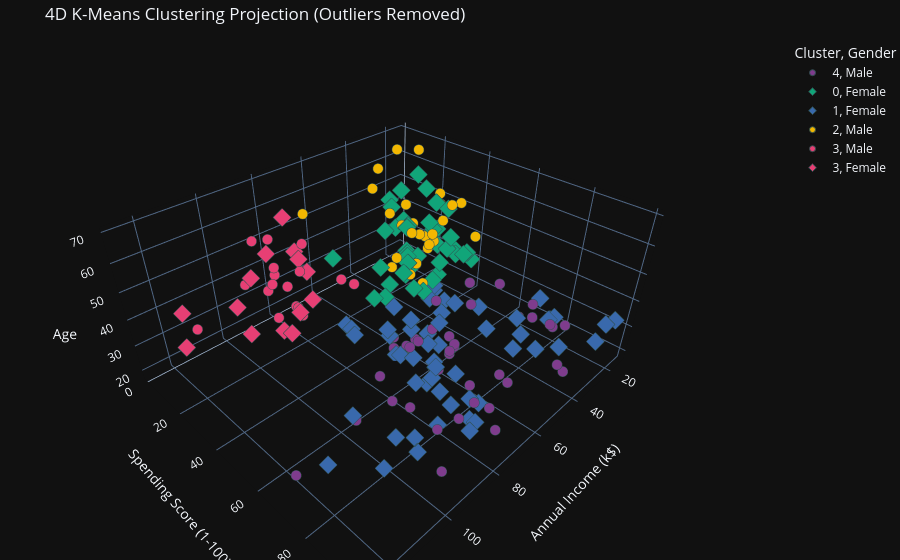

The code cell stored with this chart in its notebook:
### Markdown cell above
# IMPORTANT NOTE

Since we removed the ID because its irrilevent the dataset became 4 dimensions

 a 2D scatter plot results in spatial overlap that misrepresents the actual $L_2$ distance between points. To accurately inspect this in your notebook, we must project the results into an interactive 3D space.

### Code cell
# Map the 3 continuous variables to the X, Y, and Z spatial axes.
# Map the Cluster assignment to the Color dimension.
# Map the discrete Gender variable to the Marker Symbol dimension.

fig = px.scatter_3d(
    df_pruned,
    x='Annual Income (k$)',
    y='Spending Score (1-100)',
    z='Age',
    color='Cluster',
    symbol='Gender', # Visually differentiates binary gender matrix
    hover_data=['Gender', 'Age', 'Annual Income (k$)', 'Spending Score (1-100)'],
    title='4D K-Means Clustering Projection (Outliers Removed)',
    template='plotly_dark',
    color_discrete_sequence=px.colors.qualitative.Bold
)

# Constrain the marker geometry for spatial clarity
fig.update_traces(marker=dict(size=6, line=dict(width=1, color='DarkSlateGrey')))
fig.update_layout(margin=dict(l=0, r=0, b=0, t=40))

# Render the interactive dashboard in the Jupyter cell
fig.show()

### Figure 1 — Plotly figure (JSON) as saved in the notebook; plotly's stock layout.template omitted (floating-point values rounded to 4 significant figures)
{"data": [{"customdata": [["Male"], ["Male"], ["Male"], ["Male"], ["Male"], ["Male"], ["Male"], ["Male"], ["Male"], ["Male"], ["Male"], ["Male"], ["Male"], ["Male"], ["Male"], ["Male"], ["Male"], ["Male"], ["Male"], ["Male"], ["Male"], ["Male"], ["Male"], ["Male"], ["Male"], ["Male"], ["Male"], ["Male"], ["Male"], ["Male"], ["Male"], ["Male"], ["Male"], ["Male"], ["Male"], ["Male"], ["Male"], ["Male"], ["Male"], ["Male"]], "hovertemplate": "Cluster=4<br>Gender=%{customdata[0]}<br>Annual Income (k$)=%{x}<br>Spending Score (1-100)=%{y}<br>Age=%{z}<extra></extra>", "legendgroup": "4, Male", "marker": {"color": "rgb(127, 60, 141)", "line": {"color": "DarkSlateGrey", "width": 1}, "size": 6, "symbol": "circle"}, "mode": "markers", "name": "4, Male", "scene": "scene", "showlegend": true, "type": "scatter3d", "x": [15, 15, 20, 21, 24, 25, 28, 28, 33, 38, 42, 46, 48, 48, 54, 54, 54, 59, 60, 61, 62, 64, 67, 69, 71, 71, 71, 73, 75, 77, 78, 78, 87, 87, 87, 88, 93, 99, 101, 126], "y": [39, 81, 79, 66, 73, 73, 82, 61, 92, 92, 60, 55, 59, 59, 54, 48, 55, 41, 52, 49, 55, 46, 56, 91, 95, 75, 75, 73, 93, 97, 90, 88, 63, 75, 92, 69, 90, 97, 68, 74], "z": [19, 21, 22, 20, 25, 31, 29, 35, 18, 24, 33, 19, 18, 19, 26, 40, 38, 18, 24, 20, 26, 19, 27, 39, 40, 38, 39, 32, 32, 28, 34, 39, 32, 28, 36, 27, 35, 30, 28, 32]}, {"customdata": [["Female"], ["Female"], ["Female"], ["Female"], ["Female"], ["Female"], ["Female"], ["Female"], ["Female"], ["Female"], ["Female"], ["Female"], ["Female"], ["Female"], ["Female"], ["Female"], ["Female"], ["Female"], ["Female"], ["Female"], ["Female"], ["Female"], ["Female"], ["Female"], ["Female"], ["Female"], ["Female"], ["Female"], ["Female"], ["Female"], ["Female"], ["Female"], ["Female"], ["Female"], ["Female"], ["Female"], ["Female"], ["Female"], ["Female"], ["Female"], ["Female"], ["Female"]], "hovertemplate": "Cluster=0<br>Gender=%{customdata[0]}<br>Annual Income (k$)=%{x}<br>Spending Score (1-100)=%{y}<br>Age=%{z}<extra></extra>", "legendgroup": "0, Female", "marker": {"color": "rgb(17, 165, 121)", "line": {"color": "DarkSlateGrey", "width": 1}, "size": 6, "symbol": "diamond"}, "mode": "markers", "name": "0, Female", "scene": "scene", "showlegend": true, "type": "scatter3d", "x": [16, 17, 18, 20, 21, 25, 28, 28, 29, 33, 34, 37, 38, 39, 40, 42, 43, 44, 47, 47, 48, 48, 49, 50, 50, 54, 54, 54, 57, 58, 59, 60, 60, 62, 63, 64, 65, 65, 67, 67, 67, 79], "y": [6, 40, 6, 15, 35, 5, 14, 32, 31, 14, 17, 26, 35, 28, 55, 52, 45, 50, 52, 59, 50, 48, 42, 49, 56, 53, 42, 44, 58, 46, 55, 40, 47, 48, 50, 42, 43, 59, 43, 57, 40, 35], "z": [20, 31, 35, 58, 35, 46, 54, 45, 40, 49, 42, 36, 65, 49, 50, 49, 50, 51, 67, 54, 43, 68, 47, 60, 60, 45, 49, 46, 55, 50, 68, 40, 47, 49, 66, 38, 63, 49, 51, 50, 38, 56]}, {"customdata": [["Female"], ["Female"], ["Female"], ["Female"], ["Female"], ["Female"], ["Female"], ["Female"], ["Female"], ["Female"], ["Female"], ["Female"], ["Female"], ["Female"], ["Female"], ["Female"], ["Female"], ["Female"], ["Female"], ["Female"], ["Female"], ["Female"], ["Female"], ["Female"], ["Female"], ["Female"], ["Female"], ["Female"], ["Female"], ["Female"], ["Female"], ["Female"], ["Female"], ["Female"], ["Female"], ["Female"], ["Female"], ["Female"], ["Female"], ["Female"], ["Female"], ["Female"], ["Female"], ["Female"], ["Female"], ["Female"], ["Female"], ["Female"], ["Female"], ["Female"], ["Female"], ["Female"], ["Female"], ["Female"], ["Female"], ["Female"]], "hovertemplate": "Cluster=1<br>Gender=%{customdata[0]}<br>Annual Income (k$)=%{x}<br>Spending Score (1-100)=%{y}<br>Age=%{z}<extra></extra>", "legendgroup": "1, Female", "marker": {"color": "rgb(57, 105, 172)", "line": {"color": "DarkSlateGrey", "width": 1}, "size": 6, "symbol": "diamond"}, "mode": "markers", "name": "1, Female", "scene": "scene", "showlegend": true, "type": "scatter3d", "x": [16, 17, 18, 19, 19, 20, 23, 29, 30, 33, 34, 37, 39, 39, 40, 40, 40, 43, 46, 48, 54, 54, 57, 58, 60, 60, 62, 62, 63, 65, 65, 69, 70, 70, 72, 72, 73, 74, 76, 76, 77, 78, 78, 78, 78, 79, 81, 85, 86, 88, 97, 98, 103, 103, 113, 120], "y": [77, 76, 94, 72, 99, 77, 98, 87, 73, 81, 73, 75, 61, 65, 47, 42, 42, 54, 51, 47, 52, 57, 55, 60, 42, 50, 41, 42, 54, 48, 50, 58, 29, 77, 34, 71, 88, 72, 40, 87, 74, 76, 89, 78, 73, 83, 93, 75, 95, 86, 86, 88, 85, 69, 91, 79], "z": [23, 22, 23, 30, 35, 24, 35, 23, 21, 21, 30, 20, 31, 24, 27, 29, 31, 31, 27, 32, 23, 21, 22, 34, 32, 27, 23, 21, 19, 18, 19, 40, 23, 31, 25, 31, 29, 35, 28, 32, 32, 38, 27, 30, 30, 29, 31, 36, 33, 30, 32, 29, 36, 32, 38, 35]}, {"customdata": [["Male"], ["Male"], ["Male"], ["Male"], ["Male"], ["Male"], ["Male"], ["Male"], ["Male"], ["Male"], ["Male"], ["Male"], ["Male"], ["Male"], ["Male"], ["Male"], ["Male"], ["Male"], ["Male"], ["Male"], ["Male"], ["Male"], ["Male"], ["Male"], ["Male"], ["Male"], ["Male"], ["Male"]], "hovertemplate": "Cluster=2<br>Gender=%{customdata[0]}<br>Annual Income (k$)=%{x}<br>Spending Score (1-100)=%{y}<br>Age=%{z}<extra></extra>", "legendgroup": "2, Male", "marker": {"color": "rgb(242, 183, 1)", "line": {"color": "DarkSlateGrey", "width": 1}, "size": 6, "symbol": "circle"}, "mode": "markers", "name": "2, Male", "scene": "scene", "showlegend": true, "type": "scatter3d", "x": [19, 19, 20, 23, 24, 30, 33, 39, 43, 43, 44, 46, 46, 48, 49, 54, 54, 54, 54, 60, 61, 62, 62, 63, 63, 63, 63, 71], "y": [3, 14, 13, 29, 35, 4, 4, 36, 60, 41, 46, 46, 56, 51, 55, 47, 51, 41, 46, 49, 42, 59, 56, 46, 43, 48, 52, 11], "z": [64, 67, 37, 52, 35, 60, 53, 48, 59, 47, 69, 53, 70, 63, 70, 59, 57, 67, 48, 48, 48, 67, 49, 54, 68, 66, 65, 59]}, {"customdata": [["Male"], ["Male"], ["Male"], ["Male"], ["Male"], ["Male"], ["Male"], ["Male"], ["Male"], ["Male"], ["Male"], ["Male"], ["Male"], ["Male"], ["Male"], ["Male"], ["Male"], ["Male"]], "hovertemplate": "Cluster=3<br>Gender=%{customdata[0]}<br>Annual Income (k$)=%{x}<br>Spending Score (1-100)=%{y}<br>Age=%{z}<extra></extra>", "legendgroup": "3, Male", "marker": {"color": "rgb(231, 63, 116)", "line": {"color": "DarkSlateGrey", "width": 1}, "size": 6, "symbol": "circle"}, "mode": "markers", "name": "3, Male", "scene": "scene", "showlegend": true, "type": "scatter3d", "x": [71, 71, 73, 74, 77, 77, 78, 78, 78, 81, 85, 86, 87, 87, 88, 93, 98, 113], "y": [35, 9, 5, 10, 12, 36, 17, 1, 1, 5, 26, 20, 13, 10, 15, 14, 15, 8], "z": [43, 47, 20, 19, 25, 48, 43, 37, 34, 19, 50, 42, 40, 36, 58, 59, 46, 33]}, {"customdata": [["Female"], ["Female"], ["Female"], ["Female"], ["Female"], ["Female"], ["Female"], ["Female"], ["Female"], ["Female"], ["Female"], ["Female"], ["Female"], ["Female"]], "hovertemplate": "Cluster=3<br>Gender=%{customdata[0]}<br>Annual Income (k$)=%{x}<br>Spending Score (1-100)=%{y}<br>Age=%{z}<extra></extra>", "legendgroup": "3, Female", "marker": {"color": "rgb(231, 63, 116)", "line": {"color": "DarkSlateGrey", "width": 1}, "size": 6, "symbol": "diamond"}, "mode": "markers", "name": "3, Female", "scene": "scene", "showlegend": true, "type": "scatter3d", "x": [73, 75, 78, 78, 78, 87, 88, 97, 99, 101, 103, 103, 120, 126], "y": [7, 5, 22, 20, 16, 27, 13, 32, 39, 24, 17, 23, 16, 28], "z": [44, 57, 34, 44, 47, 36, 52, 37, 41, 54, 41, 34, 47, 45]}], "layout": {"legend": {"title": {"text": "Cluster, Gender"}, "tracegroupgap": 0}, "margin": {"b": 0, "l": 0, "r": 0, "t": 40}, "scene": {"domain": {"x": [0, 1], "y": [0, 1]}, "xaxis": {"title": {"text": "Annual Income (k$)"}}, "yaxis": {"title": {"text": "Spending Score (1-100)"}}, "zaxis": {"title": {"text": "Age"}}}, "title": {"text": "4D K-Means Clustering Projection (Outliers Removed)"}}}
